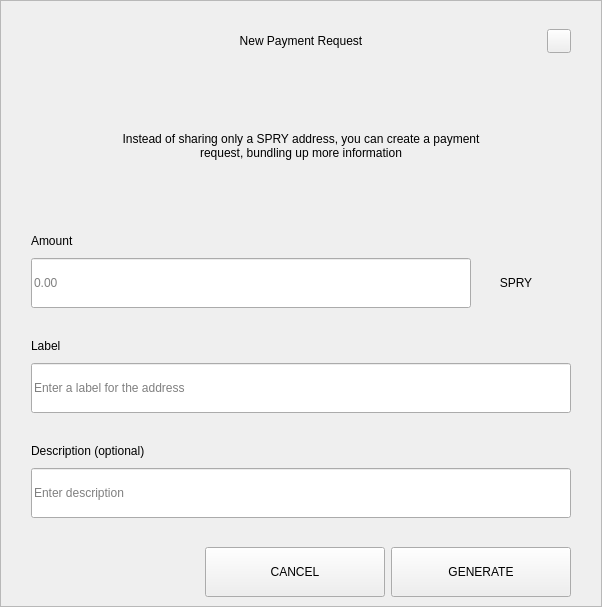
<?xml version="1.0" encoding="UTF-8"?>
<ui version="4.0">
 <class>RequestDialog</class>
 <widget class="QDialog" name="RequestDialog">
  <property name="geometry">
   <rect>
    <x>0</x>
    <y>0</y>
    <width>602</width>
    <height>607</height>
   </rect>
  </property>
  <property name="windowTitle">
   <string>Dialog</string>
  </property>
  <layout class="QVBoxLayout" name="verticalLayout_5">
   <property name="spacing">
    <number>0</number>
   </property>
   <property name="leftMargin">
    <number>0</number>
   </property>
   <property name="topMargin">
    <number>0</number>
   </property>
   <property name="rightMargin">
    <number>0</number>
   </property>
   <property name="bottomMargin">
    <number>0</number>
   </property>
   <item>
    <widget class="QFrame" name="frame">
     <property name="styleSheet">
      <string notr="true"/>
     </property>
     <property name="frameShape">
      <enum>QFrame::StyledPanel</enum>
     </property>
     <property name="frameShadow">
      <enum>QFrame::Raised</enum>
     </property>
     <layout class="QVBoxLayout" name="verticalLayout_4" stretch="1,0,0">
      <property name="spacing">
       <number>0</number>
      </property>
      <property name="leftMargin">
       <number>30</number>
      </property>
      <property name="topMargin">
       <number>20</number>
      </property>
      <property name="rightMargin">
       <number>30</number>
      </property>
      <property name="bottomMargin">
       <number>0</number>
      </property>
      <item>
       <layout class="QHBoxLayout" name="horizontalLayout_3">
        <property name="spacing">
         <number>0</number>
        </property>
        <item>
         <spacer name="horizontalSpacer_21">
          <property name="orientation">
           <enum>Qt::Horizontal</enum>
          </property>
          <property name="sizeHint" stdset="0">
           <size>
            <width>40</width>
            <height>20</height>
           </size>
          </property>
         </spacer>
        </item>
        <item>
         <widget class="QLabel" name="labelTitle">
          <property name="minimumSize">
           <size>
            <width>0</width>
            <height>40</height>
           </size>
          </property>
          <property name="maximumSize">
           <size>
            <width>16777215</width>
            <height>40</height>
           </size>
          </property>
          <property name="styleSheet">
           <string notr="true">padding-left:24px;</string>
          </property>
          <property name="text">
           <string>New Payment Request</string>
          </property>
          <property name="alignment">
           <set>Qt::AlignCenter</set>
          </property>
          <property name="margin">
           <number>7</number>
          </property>
         </widget>
        </item>
        <item>
         <spacer name="horizontalSpacer">
          <property name="orientation">
           <enum>Qt::Horizontal</enum>
          </property>
          <property name="sizeHint" stdset="0">
           <size>
            <width>40</width>
            <height>20</height>
           </size>
          </property>
         </spacer>
        </item>
        <item>
         <widget class="QPushButton" name="btnEsc">
          <property name="minimumSize">
           <size>
            <width>24</width>
            <height>24</height>
           </size>
          </property>
          <property name="maximumSize">
           <size>
            <width>24</width>
            <height>24</height>
           </size>
          </property>
          <property name="focusPolicy">
           <enum>Qt::NoFocus</enum>
          </property>
          <property name="text">
           <string/>
          </property>
         </widget>
        </item>
       </layout>
      </item>
      <item>
       <widget class="QStackedWidget" name="stack">
        <property name="minimumSize">
         <size>
          <width>540</width>
          <height>0</height>
         </size>
        </property>
        <property name="maximumSize">
         <size>
          <width>540</width>
          <height>16777215</height>
         </size>
        </property>
        <property name="currentIndex">
         <number>0</number>
        </property>
        <widget class="QWidget" name="page_1">
         <property name="minimumSize">
          <size>
           <width>540</width>
           <height>0</height>
          </size>
         </property>
         <property name="maximumSize">
          <size>
           <width>540</width>
           <height>16777215</height>
          </size>
         </property>
         <layout class="QVBoxLayout" name="layout1">
          <property name="spacing">
           <number>0</number>
          </property>
          <property name="leftMargin">
           <number>0</number>
          </property>
          <property name="topMargin">
           <number>0</number>
          </property>
          <property name="rightMargin">
           <number>0</number>
          </property>
          <property name="bottomMargin">
           <number>0</number>
          </property>
          <item>
           <spacer name="verticalSpacer_21">
            <property name="orientation">
             <enum>Qt::Vertical</enum>
            </property>
            <property name="sizeType">
             <enum>QSizePolicy::Fixed</enum>
            </property>
            <property name="sizeHint" stdset="0">
             <size>
              <width>20</width>
              <height>30</height>
             </size>
            </property>
           </spacer>
          </item>
          <item alignment="Qt::AlignHCenter">
           <widget class="QLabel" name="labelMessage">
            <property name="minimumSize">
             <size>
              <width>400</width>
              <height>50</height>
             </size>
            </property>
            <property name="text">
             <string>Instead of sharing only a SPRY address, you can create a payment request, bundling up more information</string>
            </property>
            <property name="alignment">
             <set>Qt::AlignCenter</set>
            </property>
            <property name="wordWrap">
             <bool>true</bool>
            </property>
           </widget>
          </item>
          <item alignment="Qt::AlignBottom">
           <widget class="QWidget" name="containerAmount" native="true">
            <layout class="QVBoxLayout" name="verticalLayout">
             <property name="spacing">
              <number>9</number>
             </property>
             <property name="leftMargin">
              <number>0</number>
             </property>
             <property name="topMargin">
              <number>0</number>
             </property>
             <property name="rightMargin">
              <number>0</number>
             </property>
             <property name="bottomMargin">
              <number>0</number>
             </property>
             <item>
              <widget class="QLabel" name="labelSubtitleAmount">
               <property name="minimumSize">
                <size>
                 <width>350</width>
                 <height>16</height>
                </size>
               </property>
               <property name="maximumSize">
                <size>
                 <width>16777215</width>
                 <height>16</height>
                </size>
               </property>
               <property name="text">
                <string>Amount</string>
               </property>
              </widget>
             </item>
             <item alignment="Qt::AlignTop">
              <widget class="QWidget" name="layoutAmount" native="true">
               <layout class="QHBoxLayout" name="horizontalLayout" stretch="2,0">
                <property name="spacing">
                 <number>0</number>
                </property>
                <property name="leftMargin">
                 <number>0</number>
                </property>
                <property name="topMargin">
                 <number>0</number>
                </property>
                <property name="rightMargin">
                 <number>0</number>
                </property>
                <property name="bottomMargin">
                 <number>0</number>
                </property>
                <item>
                 <widget class="QLineEdit" name="lineEditAmount">
                  <property name="minimumSize">
                   <size>
                    <width>0</width>
                    <height>50</height>
                   </size>
                  </property>
                  <property name="maximumSize">
                   <size>
                    <width>16777215</width>
                    <height>50</height>
                   </size>
                  </property>
                  <property name="placeholderText">
                   <string notr="true">0.00</string>
                  </property>
                 </widget>
                </item>
                <item>
                 <widget class="QWidget" name="comboContainer" native="true">
                  <property name="minimumSize">
                   <size>
                    <width>100</width>
                    <height>50</height>
                   </size>
                  </property>
                  <property name="maximumSize">
                   <size>
                    <width>16777215</width>
                    <height>50</height>
                   </size>
                  </property>
                  <layout class="QHBoxLayout" name="horizontalLayout_31">
                   <property name="spacing">
                    <number>0</number>
                   </property>
                   <property name="leftMargin">
                    <number>0</number>
                   </property>
                   <property name="topMargin">
                    <number>0</number>
                   </property>
                   <property name="rightMargin">
                    <number>10</number>
                   </property>
                   <property name="bottomMargin">
                    <number>0</number>
                   </property>
                   <item>
                    <widget class="QLabel" name="comboBoxCoin">
                     <property name="text">
                      <string>SPRY</string>
                     </property>
                     <property name="alignment">
                      <set>Qt::AlignCenter</set>
                     </property>
                    </widget>
                   </item>
                  </layout>
                 </widget>
                </item>
               </layout>
              </widget>
             </item>
            </layout>
           </widget>
          </item>
          <item>
           <spacer name="verticalSpacer_31">
            <property name="orientation">
             <enum>Qt::Vertical</enum>
            </property>
            <property name="sizeType">
             <enum>QSizePolicy::Fixed</enum>
            </property>
            <property name="sizeHint" stdset="0">
             <size>
              <width>20</width>
              <height>30</height>
             </size>
            </property>
           </spacer>
          </item>
          <item>
           <layout class="QVBoxLayout" name="verticalLayoutLabel">
            <property name="spacing">
             <number>9</number>
            </property>
            <item>
             <widget class="QLabel" name="labelSubtitleLabel">
              <property name="minimumSize">
               <size>
                <width>0</width>
                <height>16</height>
               </size>
              </property>
              <property name="maximumSize">
               <size>
                <width>16777215</width>
                <height>16</height>
               </size>
              </property>
              <property name="text">
               <string>Label</string>
              </property>
             </widget>
            </item>
            <item>
             <widget class="QLineEdit" name="lineEditLabel">
              <property name="minimumSize">
               <size>
                <width>0</width>
                <height>50</height>
               </size>
              </property>
              <property name="maximumSize">
               <size>
                <width>16777215</width>
                <height>50</height>
               </size>
              </property>
              <property name="placeholderText">
               <string>Enter a label for the address</string>
              </property>
             </widget>
            </item>
           </layout>
          </item>
          <item>
           <spacer name="verticalSpacer_34">
            <property name="orientation">
             <enum>Qt::Vertical</enum>
            </property>
            <property name="sizeType">
             <enum>QSizePolicy::Fixed</enum>
            </property>
            <property name="sizeHint" stdset="0">
             <size>
              <width>20</width>
              <height>30</height>
             </size>
            </property>
           </spacer>
          </item>
          <item>
           <layout class="QVBoxLayout" name="verticalLayoutDescription">
            <property name="spacing">
             <number>9</number>
            </property>
            <item>
             <widget class="QLabel" name="labelSubtitleDescription">
              <property name="minimumSize">
               <size>
                <width>0</width>
                <height>16</height>
               </size>
              </property>
              <property name="maximumSize">
               <size>
                <width>16777215</width>
                <height>16</height>
               </size>
              </property>
              <property name="text">
               <string>Description (optional)</string>
              </property>
             </widget>
            </item>
            <item>
             <widget class="QLineEdit" name="lineEditDescription">
              <property name="minimumSize">
               <size>
                <width>0</width>
                <height>50</height>
               </size>
              </property>
              <property name="maximumSize">
               <size>
                <width>16777215</width>
                <height>50</height>
               </size>
              </property>
              <property name="placeholderText">
               <string>Enter description</string>
              </property>
             </widget>
            </item>
            <item>
             <spacer name="verticalSpacer_4">
              <property name="orientation">
               <enum>Qt::Vertical</enum>
              </property>
              <property name="sizeType">
               <enum>QSizePolicy::Fixed</enum>
              </property>
              <property name="sizeHint" stdset="0">
               <size>
                <width>20</width>
                <height>20</height>
               </size>
              </property>
             </spacer>
            </item>
           </layout>
          </item>
         </layout>
        </widget>
        <widget class="QWidget" name="page_2">
         <layout class="QVBoxLayout" name="layout2">
          <item>
           <spacer name="verticalSpacer_5">
            <property name="orientation">
             <enum>Qt::Vertical</enum>
            </property>
            <property name="sizeType">
             <enum>QSizePolicy::Fixed</enum>
            </property>
            <property name="sizeHint" stdset="0">
             <size>
              <width>20</width>
              <height>50</height>
             </size>
            </property>
           </spacer>
          </item>
          <item alignment="Qt::AlignHCenter">
           <widget class="QLabel" name="labelQrImg">
            <property name="minimumSize">
             <size>
              <width>260</width>
              <height>260</height>
             </size>
            </property>
            <property name="maximumSize">
             <size>
              <width>260</width>
              <height>260</height>
             </size>
            </property>
            <property name="text">
             <string/>
            </property>
            <property name="alignment">
             <set>Qt::AlignCenter</set>
            </property>
           </widget>
          </item>
          <item>
           <spacer name="verticalSpacer_2">
            <property name="orientation">
             <enum>Qt::Vertical</enum>
            </property>
            <property name="sizeType">
             <enum>QSizePolicy::Fixed</enum>
            </property>
            <property name="sizeHint" stdset="0">
             <size>
              <width>20</width>
              <height>30</height>
             </size>
            </property>
           </spacer>
          </item>
          <item alignment="Qt::AlignHCenter">
           <widget class="QLabel" name="labelAddress">
            <property name="text">
             <string>D7VFR83SQbiezrW72hjcWJtcfip5krte2Z </string>
            </property>
           </widget>
          </item>
          <item>
           <spacer name="verticalSpacer_32">
            <property name="orientation">
             <enum>Qt::Vertical</enum>
            </property>
            <property name="sizeType">
             <enum>QSizePolicy::Expanding</enum>
            </property>
            <property name="sizeHint" stdset="0">
             <size>
              <width>20</width>
              <height>20</height>
             </size>
            </property>
           </spacer>
          </item>
          <item>
           <layout class="QHBoxLayout" name="horizontal">
            <property name="leftMargin">
             <number>20</number>
            </property>
            <property name="rightMargin">
             <number>20</number>
            </property>
            <property name="bottomMargin">
             <number>20</number>
            </property>
            <item>
             <spacer name="horizontalSpacer_4">
              <property name="orientation">
               <enum>Qt::Horizontal</enum>
              </property>
              <property name="sizeHint" stdset="0">
               <size>
                <width>40</width>
                <height>20</height>
               </size>
              </property>
             </spacer>
            </item>
            <item>
             <widget class="QPushButton" name="btnCopyAddress">
              <property name="minimumSize">
               <size>
                <width>180</width>
                <height>50</height>
               </size>
              </property>
              <property name="text">
               <string>COPY ADDRESS</string>
              </property>
             </widget>
            </item>
            <item>
             <widget class="QPushButton" name="btnCopyUrl">
              <property name="minimumSize">
               <size>
                <width>180</width>
                <height>50</height>
               </size>
              </property>
              <property name="text">
               <string>COPY URL</string>
              </property>
             </widget>
            </item>
            <item>
             <spacer name="horizontalSpacer_2">
              <property name="orientation">
               <enum>Qt::Horizontal</enum>
              </property>
              <property name="sizeHint" stdset="0">
               <size>
                <width>40</width>
                <height>20</height>
               </size>
              </property>
             </spacer>
            </item>
           </layout>
          </item>
         </layout>
        </widget>
       </widget>
      </item>
      <item>
       <widget class="QWidget" name="buttonsStack" native="true">
        <layout class="QHBoxLayout" name="horizontalLayout_5">
         <property name="leftMargin">
          <number>20</number>
         </property>
         <property name="rightMargin">
          <number>0</number>
         </property>
         <item>
          <spacer name="horizontalSpacer_41">
           <property name="orientation">
            <enum>Qt::Horizontal</enum>
           </property>
           <property name="sizeHint" stdset="0">
            <size>
             <width>40</width>
             <height>20</height>
            </size>
           </property>
          </spacer>
         </item>
         <item>
          <widget class="QPushButton" name="btnCancel">
           <property name="minimumSize">
            <size>
             <width>180</width>
             <height>50</height>
            </size>
           </property>
           <property name="focusPolicy">
            <enum>Qt::NoFocus</enum>
           </property>
           <property name="text">
            <string>CANCEL</string>
           </property>
          </widget>
         </item>
         <item>
          <widget class="QPushButton" name="btnSave">
           <property name="minimumSize">
            <size>
             <width>180</width>
             <height>50</height>
            </size>
           </property>
           <property name="focusPolicy">
            <enum>Qt::NoFocus</enum>
           </property>
           <property name="text">
            <string>GENERATE</string>
           </property>
          </widget>
         </item>
        </layout>
       </widget>
      </item>
     </layout>
    </widget>
   </item>
  </layout>
 </widget>
 <resources/>
 <connections/>
</ui>
